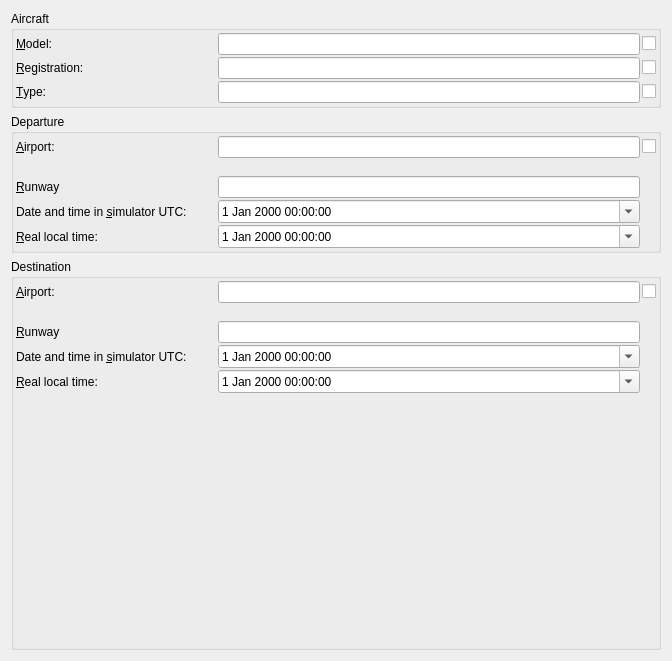
         <widget class="QWidget" name="scrollAreaWidgetContents">
          <property name="geometry">
           <rect>
            <x>0</x>
            <y>0</y>
            <width>672</width>
            <height>661</height>
           </rect>
          </property>
          <layout class="QVBoxLayout" name="verticalLayout_5">
           <item>
            <widget class="QGroupBox" name="groupBoxAircraft">
             <property name="title">
              <string>Aircraft</string>
             </property>
             <layout class="QGridLayout" name="gridLayout_2">
              <property name="leftMargin">
               <number>2</number>
              </property>
              <property name="topMargin">
               <number>2</number>
              </property>
              <property name="rightMargin">
               <number>2</number>
              </property>
              <property name="bottomMargin">
               <number>2</number>
              </property>
              <property name="spacing">
               <number>2</number>
              </property>
              <item row="0" column="1">
               <widget class="QLineEdit" name="lineEditAircraftName"/>
              </item>
              <item row="2" column="0">
               <widget class="QLabel" name="labelAircraftRegistration">
                <property name="minimumSize">
                 <size>
                  <width>200</width>
                  <height>0</height>
                 </size>
                </property>
                <property name="text">
                 <string>&amp;Registration:</string>
                </property>
                <property name="buddy">
                 <cstring>lineEditAircraftRegistration</cstring>
                </property>
               </widget>
              </item>
              <item row="0" column="0">
               <widget class="QLabel" name="labelAircraftName">
                <property name="minimumSize">
                 <size>
                  <width>200</width>
                  <height>0</height>
                 </size>
                </property>
                <property name="toolTip">
                 <string>Name of aircraft</string>
                </property>
                <property name="text">
                 <string>&amp;Model:</string>
                </property>
                <property name="buddy">
                 <cstring>lineEditAircraftName</cstring>
                </property>
               </widget>
              </item>
              <item row="2" column="1">
               <widget class="QLineEdit" name="lineEditAircraftRegistration">
                <property name="toolTip">
                 <string>Registration like N1234</string>
                </property>
               </widget>
              </item>
              <item row="2" column="2">
               <widget class="QCheckBox" name="checkBoxAircraftRegistration">
                <property name="sizePolicy">
                 <sizepolicy hsizetype="Fixed" vsizetype="Fixed">
                  <horstretch>0</horstretch>
                  <verstretch>0</verstretch>
                 </sizepolicy>
                </property>
                <property name="toolTip">
                 <string>Check to change this field for all selected logbook entries</string>
                </property>
                <property name="text">
                 <string/>
                </property>
               </widget>
              </item>
              <item row="0" column="2">
               <widget class="QCheckBox" name="checkBoxAircraftName">
                <property name="sizePolicy">
                 <sizepolicy hsizetype="Fixed" vsizetype="Fixed">
                  <horstretch>0</horstretch>
                  <verstretch>0</verstretch>
                 </sizepolicy>
                </property>
                <property name="toolTip">
                 <string>Check to change this field for all selected logbook entries</string>
                </property>
                <property name="text">
                 <string/>
                </property>
               </widget>
              </item>
              <item row="3" column="0">
               <widget class="QLabel" name="labelAircraftType">
                <property name="minimumSize">
                 <size>
                  <width>200</width>
                  <height>0</height>
                 </size>
                </property>
                <property name="text">
                 <string>&amp;Type:</string>
                </property>
                <property name="buddy">
                 <cstring>lineEditAircraftType</cstring>
                </property>
               </widget>
              </item>
              <item row="3" column="1">
               <widget class="QLineEdit" name="lineEditAircraftType">
                <property name="toolTip">
                 <string>ICAO aircraft type like B732 or C172</string>
                </property>
               </widget>
              </item>
              <item row="3" column="2">
               <widget class="QCheckBox" name="checkBoxAircraftType">
                <property name="sizePolicy">
                 <sizepolicy hsizetype="Fixed" vsizetype="Fixed">
                  <horstretch>0</horstretch>
                  <verstretch>0</verstretch>
                 </sizepolicy>
                </property>
                <property name="toolTip">
                 <string>Check to change this field for all selected logbook entries</string>
                </property>
                <property name="text">
                 <string/>
                </property>
               </widget>
              </item>
             </layout>
            </widget>
           </item>
           <item>
            <widget class="QGroupBox" name="groupBoxDepart">
             <property name="title">
              <string>Departure</string>
             </property>
             <layout class="QGridLayout" name="gridLayout_4">
              <property name="leftMargin">
               <number>2</number>
              </property>
              <property name="topMargin">
               <number>2</number>
              </property>
              <property name="rightMargin">
               <number>2</number>
              </property>
              <property name="bottomMargin">
               <number>2</number>
              </property>
              <property name="spacing">
               <number>2</number>
              </property>
              <item row="0" column="0">
               <widget class="QLabel" name="labelDeparture">
                <property name="minimumSize">
                 <size>
                  <width>200</width>
                  <height>0</height>
                 </size>
                </property>
                <property name="text">
                 <string>&amp;Airport:</string>
                </property>
                <property name="buddy">
                 <cstring>lineEditDeparture</cstring>
                </property>
               </widget>
              </item>
              <item row="2" column="1">
               <widget class="QLineEdit" name="lineEditDepartureRunway">
                <property name="toolTip">
                 <string>Departure airport runway</string>
                </property>
               </widget>
              </item>
              <item row="3" column="1">
               <widget class="QDateTimeEdit" name="dateTimeEditDepartureDateTimeSim">
                <property name="toolTip">
                 <string>Departure time in simulator (takeoff)</string>
                </property>
                <property name="calendarPopup">
                 <bool>true</bool>
                </property>
               </widget>
              </item>
              <item row="2" column="0">
               <widget class="QLabel" name="labelDepartureRunway">
                <property name="text">
                 <string>&amp;Runway</string>
                </property>
                <property name="buddy">
                 <cstring>lineEditDepartureRunway</cstring>
                </property>
               </widget>
              </item>
              <item row="3" column="0">
               <widget class="QLabel" name="labelDepartureDateTimeSim">
                <property name="minimumSize">
                 <size>
                  <width>200</width>
                  <height>0</height>
                 </size>
                </property>
                <property name="text">
                 <string>Date and time in &amp;simulator UTC:</string>
                </property>
                <property name="wordWrap">
                 <bool>true</bool>
                </property>
                <property name="buddy">
                 <cstring>dateTimeEditDepartureDateTimeSim</cstring>
                </property>
               </widget>
              </item>
              <item row="0" column="6">
               <widget class="QCheckBox" name="checkBoxDeparture">
                <property name="sizePolicy">
                 <sizepolicy hsizetype="Fixed" vsizetype="Fixed">
                  <horstretch>0</horstretch>
                  <verstretch>0</verstretch>
                 </sizepolicy>
                </property>
                <property name="toolTip">
                 <string>Check to change this field for all selected logbook entries</string>
                </property>
                <property name="text">
                 <string/>
                </property>
               </widget>
              </item>
              <item row="4" column="0">
               <widget class="QLabel" name="labelDepartureDateTimeReal">
                <property name="text">
                 <string>&amp;Real local time:</string>
                </property>
                <property name="buddy">
                 <cstring>dateTimeEditDepartureDateTimeReal</cstring>
                </property>
               </widget>
              </item>
              <item row="4" column="1">
               <widget class="QDateTimeEdit" name="dateTimeEditDepartureDateTimeReal">
                <property name="toolTip">
                 <string>Local departure time in real world (takeoff)</string>
                </property>
                <property name="calendarPopup">
                 <bool>true</bool>
                </property>
               </widget>
              </item>
              <item row="0" column="1">
               <widget class="QLineEdit" name="lineEditDeparture">
                <property name="toolTip">
                 <string>Departure airport ident</string>
                </property>
               </widget>
              </item>
              <item row="1" column="1">
               <widget class="QLabel" name="labelDepartureStatus">
                <property name="text">
                 <string/>
                </property>
                <property name="wordWrap">
                 <bool>true</bool>
                </property>
                <property name="margin">
                 <number>5</number>
                </property>
                <property name="textInteractionFlags">
                 <set>Qt::LinksAccessibleByMouse|Qt::TextSelectableByMouse</set>
                </property>
               </widget>
              </item>
             </layout>
            </widget>
           </item>
           <item>
            <widget class="QGroupBox" name="groupBoxDest">
             <property name="title">
              <string>Destination</string>
             </property>
             <layout class="QGridLayout" name="gridLayout_6">
              <property name="leftMargin">
               <number>2</number>
              </property>
              <property name="topMargin">
               <number>2</number>
              </property>
              <property name="rightMargin">
               <number>2</number>
              </property>
              <property name="bottomMargin">
               <number>2</number>
              </property>
              <property name="spacing">
               <number>2</number>
              </property>
              <item row="3" column="0">
               <widget class="QLabel" name="labelDestinationDateTimeSim">
                <property name="minimumSize">
                 <size>
                  <width>200</width>
                  <height>0</height>
                 </size>
                </property>
                <property name="text">
                 <string>Date and time in &amp;simulator UTC:</string>
                </property>
                <property name="wordWrap">
                 <bool>true</bool>
                </property>
                <property name="buddy">
                 <cstring>dateTimeEditDestinationDateTimeSim</cstring>
                </property>
               </widget>
              </item>
              <item row="4" column="0">
               <widget class="QLabel" name="labelDestinationDateTimeReal">
                <property name="text">
                 <string>&amp;Real local time:</string>
                </property>
                <property name="buddy">
                 <cstring>dateTimeEditDestinationDateTimeReal</cstring>
                </property>
               </widget>
              </item>
              <item row="2" column="0">
               <widget class="QLabel" name="labelDestinationRunway">
                <property name="text">
                 <string>&amp;Runway</string>
                </property>
                <property name="buddy">
                 <cstring>lineEditDestinationRunway</cstring>
                </property>
               </widget>
              </item>
              <item row="1" column="1">
               <widget class="QLabel" name="labelDestinationStatus">
                <property name="text">
                 <string/>
                </property>
                <property name="wordWrap">
                 <bool>true</bool>
                </property>
                <property name="margin">
                 <number>5</number>
                </property>
                <property name="textInteractionFlags">
                 <set>Qt::LinksAccessibleByMouse|Qt::TextSelectableByMouse</set>
                </property>
               </widget>
              </item>
              <item row="4" column="1">
               <widget class="QDateTimeEdit" name="dateTimeEditDestinationDateTimeReal">
                <property name="toolTip">
                 <string>Local arrival time in real world (touch down)</string>
                </property>
                <property name="calendarPopup">
                 <bool>true</bool>
                </property>
               </widget>
              </item>
              <item row="3" column="1">
               <widget class="QDateTimeEdit" name="dateTimeEditDestinationDateTimeSim">
                <property name="toolTip">
                 <string>Arrival time in simulator (touch down)</string>
                </property>
                <property name="calendarPopup">
                 <bool>true</bool>
                </property>
               </widget>
              </item>
              <item row="0" column="1">
               <widget class="QLineEdit" name="lineEditDestination">
                <property name="toolTip">
                 <string>Destination airport ident</string>
                </property>
               </widget>
              </item>
              <item row="0" column="0">
               <widget class="QLabel" name="labelDestination">
                <property name="minimumSize">
                 <size>
                  <width>200</width>
                  <height>0</height>
                 </size>
                </property>
                <property name="text">
                 <string>&amp;Airport:</string>
                </property>
                <property name="buddy">
                 <cstring>lineEditDestination</cstring>
                </property>
               </widget>
              </item>
              <item row="2" column="1">
               <widget class="QLineEdit" name="lineEditDestinationRunway">
                <property name="toolTip">
                 <string>Destination airport runway</string>
                </property>
               </widget>
              </item>
              <item row="0" column="6">
               <widget class="QCheckBox" name="checkBoxDestination">
                <property name="sizePolicy">
                 <sizepolicy hsizetype="Fixed" vsizetype="Fixed">
                  <horstretch>0</horstretch>
                  <verstretch>0</verstretch>
                 </sizepolicy>
                </property>
                <property name="toolTip">
                 <string>Check to change this field for all selected logbook entries</string>
                </property>
                <property name="text">
                 <string/>
                </property>
               </widget>
              </item>
              <item row="5" column="1">
               <spacer name="verticalSpacer_2">
                <property name="orientation">
                 <enum>Qt::Vertical</enum>
                </property>
                <property name="sizeHint" stdset="0">
                 <size>
                  <width>20</width>
                  <height>0</height>
                 </size>
                </property>
               </spacer>
              </item>
             </layout>
            </widget>
           </item>
          </layout>
         </widget>
